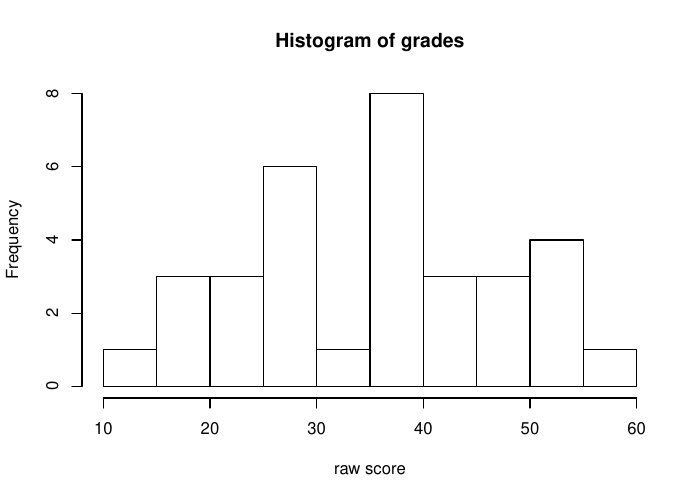

R code for this plot:
grades=c(40,52,43,40,53,24,25,38,56,25,29,37,26,38,37,39,17,54,46,47,12,43,39,16,28,17,28,29,27,52,31,48,42)

pdf('grades.pdf',height=5,width=7)
hist(grades,xlab='raw score')
dev.off()

xbar = mean(grades)
s = sd(grades)

fakegrades = rnorm(1e6,xbar,s)

pdf('fakegrades.pdf',height=5,width=7)
hist(fakegrades,xlab='raw score',xlim=c(10,60))
dev.off()

pdf('fakegrades2.pdf',height=5,width=7)
hist(fakegrades,xlab='raw score',xlim=c(10,60),breaks=100)
dev.off()

pdf('fakegrades3.pdf',height=5,width=7)
hist(fakegrades,xlab='raw score',xlim=c(10,60),freq=FALSE)
dev.off()

pdf('fakegrades4.pdf',height=5,width=7)
hist(fakegrades,xlab='raw score',xlim=c(10,60),breaks=100,freq=FALSE)
dev.off()

fakegrades = rnorm(1e7,xbar,s)
pdf('fakegrades5.pdf',height=5,width=7)
hist(fakegrades,xlab='raw score',xlim=c(10,60),breaks=500,freq=FALSE)
dev.off()
